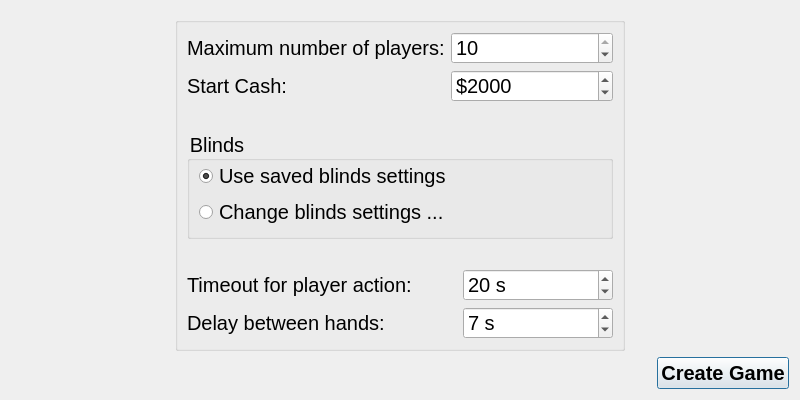
<?xml version="1.0" encoding="UTF-8"?>
<ui version="4.0">
 <class>createNetworkGameDialog</class>
 <widget class="QDialog" name="createNetworkGameDialog">
  <property name="geometry">
   <rect>
    <x>0</x>
    <y>0</y>
    <width>800</width>
    <height>400</height>
   </rect>
  </property>
  <property name="minimumSize">
   <size>
    <width>800</width>
    <height>400</height>
   </size>
  </property>
  <property name="maximumSize">
   <size>
    <width>800</width>
    <height>400</height>
   </size>
  </property>
  <property name="windowTitle">
   <string>Create Network Game</string>
  </property>
  <layout class="QGridLayout">
   <item row="0" column="1">
    <spacer name="verticalSpacer_3">
     <property name="orientation">
      <enum>Qt::Vertical</enum>
     </property>
     <property name="sizeHint" stdset="0">
      <size>
       <width>20</width>
       <height>40</height>
      </size>
     </property>
    </spacer>
   </item>
   <item row="1" column="1">
    <widget class="QGroupBox" name="groupBox">
     <property name="styleSheet">
      <string notr="true">QObject {font-size:20px}</string>
     </property>
     <property name="title">
      <string/>
     </property>
     <layout class="QGridLayout">
      <property name="topMargin">
       <number>9</number>
      </property>
      <item row="5" column="0">
       <widget class="QLabel" name="label_6">
        <property name="styleSheet">
         <string notr="true">QObject {font-size:20px}</string>
        </property>
        <property name="text">
         <string>Timeout for player action:</string>
        </property>
        <property name="buddy">
         <cstring>spinBox_netTimeOutPlayerAction</cstring>
        </property>
       </widget>
      </item>
      <item row="5" column="3">
       <widget class="QSpinBox" name="spinBox_netTimeOutPlayerAction">
        <property name="minimumSize">
         <size>
          <width>150</width>
          <height>0</height>
         </size>
        </property>
        <property name="styleSheet">
         <string notr="true">QObject {font-size:20px}</string>
        </property>
        <property name="suffix">
         <string> s</string>
        </property>
        <property name="minimum">
         <number>0</number>
        </property>
        <property name="maximum">
         <number>60</number>
        </property>
        <property name="value">
         <number>20</number>
        </property>
       </widget>
      </item>
      <item row="1" column="1" colspan="3">
       <widget class="QSpinBox" name="spinBox_startCash">
        <property name="minimumSize">
         <size>
          <width>150</width>
          <height>0</height>
         </size>
        </property>
        <property name="styleSheet">
         <string notr="true">QObject {font-size:20px}</string>
        </property>
        <property name="suffix">
         <string/>
        </property>
        <property name="prefix">
         <string>$</string>
        </property>
        <property name="minimum">
         <number>1000</number>
        </property>
        <property name="maximum">
         <number>1000000</number>
        </property>
        <property name="value">
         <number>2000</number>
        </property>
       </widget>
      </item>
      <item row="1" column="0">
       <widget class="QLabel" name="label_2">
        <property name="styleSheet">
         <string notr="true"/>
        </property>
        <property name="text">
         <string>Start Cash:</string>
        </property>
        <property name="buddy">
         <cstring>spinBox_startCash</cstring>
        </property>
       </widget>
      </item>
      <item row="0" column="1" colspan="3">
       <widget class="QSpinBox" name="spinBox_quantityPlayers">
        <property name="minimumSize">
         <size>
          <width>150</width>
          <height>0</height>
         </size>
        </property>
        <property name="styleSheet">
         <string notr="true"/>
        </property>
        <property name="minimum">
         <number>2</number>
        </property>
        <property name="maximum">
         <number>10</number>
        </property>
        <property name="value">
         <number>10</number>
        </property>
       </widget>
      </item>
      <item row="0" column="0">
       <widget class="QLabel" name="label">
        <property name="styleSheet">
         <string notr="true"/>
        </property>
        <property name="text">
         <string>Maximum number of players:</string>
        </property>
        <property name="buddy">
         <cstring>spinBox_quantityPlayers</cstring>
        </property>
       </widget>
      </item>
      <item row="3" column="0" colspan="4">
       <widget class="QGroupBox" name="groupBox_2">
        <property name="styleSheet">
         <string notr="true">QObject {font-size:20px}</string>
        </property>
        <property name="title">
         <string>Blinds</string>
        </property>
        <layout class="QGridLayout">
         <property name="topMargin">
          <number>0</number>
         </property>
         <item row="1" column="0">
          <widget class="QRadioButton" name="radioButton_changeBlindsSettings">
           <property name="text">
            <string>Change blinds settings ...</string>
           </property>
          </widget>
         </item>
         <item row="0" column="0">
          <widget class="QRadioButton" name="radioButton_useSavedBlindsSettings">
           <property name="text">
            <string>Use saved blinds settings</string>
           </property>
           <property name="checked">
            <bool>true</bool>
           </property>
          </widget>
         </item>
        </layout>
       </widget>
      </item>
      <item row="6" column="0">
       <widget class="QLabel" name="label_5">
        <property name="styleSheet">
         <string notr="true">QObject {font-size:20px}</string>
        </property>
        <property name="text">
         <string>Delay between hands:</string>
        </property>
        <property name="buddy">
         <cstring>spinBox_netDelayBetweenHands</cstring>
        </property>
       </widget>
      </item>
      <item row="6" column="3">
       <widget class="QSpinBox" name="spinBox_netDelayBetweenHands">
        <property name="minimumSize">
         <size>
          <width>150</width>
          <height>0</height>
         </size>
        </property>
        <property name="styleSheet">
         <string notr="true">QObject {font-size:20px}</string>
        </property>
        <property name="suffix">
         <string> s</string>
        </property>
        <property name="minimum">
         <number>5</number>
        </property>
        <property name="maximum">
         <number>20</number>
        </property>
        <property name="value">
         <number>7</number>
        </property>
       </widget>
      </item>
      <item row="2" column="0">
       <spacer name="verticalSpacer">
        <property name="orientation">
         <enum>Qt::Vertical</enum>
        </property>
        <property name="sizeHint" stdset="0">
         <size>
          <width>20</width>
          <height>40</height>
         </size>
        </property>
       </spacer>
      </item>
      <item row="4" column="0">
       <spacer name="verticalSpacer_2">
        <property name="orientation">
         <enum>Qt::Vertical</enum>
        </property>
        <property name="sizeHint" stdset="0">
         <size>
          <width>20</width>
          <height>40</height>
         </size>
        </property>
       </spacer>
      </item>
     </layout>
    </widget>
   </item>
   <item row="1" column="0">
    <spacer name="horizontalSpacer_2">
     <property name="orientation">
      <enum>Qt::Horizontal</enum>
     </property>
     <property name="sizeHint" stdset="0">
      <size>
       <width>40</width>
       <height>20</height>
      </size>
     </property>
    </spacer>
   </item>
   <item row="2" column="0" colspan="3">
    <layout class="QHBoxLayout">
     <property name="spacing">
      <number>6</number>
     </property>
     <property name="margin">
      <number>0</number>
     </property>
     <item>
      <spacer>
       <property name="orientation">
        <enum>Qt::Horizontal</enum>
       </property>
       <property name="sizeHint" stdset="0">
        <size>
         <width>181</width>
         <height>20</height>
        </size>
       </property>
      </spacer>
     </item>
     <item>
      <widget class="QPushButton" name="pushButton_createGame">
       <property name="styleSheet">
        <string notr="true">QObject {font: bold 20px}</string>
       </property>
       <property name="text">
        <string>Create Game</string>
       </property>
      </widget>
     </item>
    </layout>
   </item>
   <item row="1" column="2">
    <spacer name="horizontalSpacer">
     <property name="orientation">
      <enum>Qt::Horizontal</enum>
     </property>
     <property name="sizeHint" stdset="0">
      <size>
       <width>40</width>
       <height>20</height>
      </size>
     </property>
    </spacer>
   </item>
  </layout>
 </widget>
 <tabstops>
  <tabstop>spinBox_quantityPlayers</tabstop>
  <tabstop>spinBox_startCash</tabstop>
  <tabstop>radioButton_useSavedBlindsSettings</tabstop>
  <tabstop>radioButton_changeBlindsSettings</tabstop>
  <tabstop>pushButton_createGame</tabstop>
 </tabstops>
 <resources/>
 <connections>
  <connection>
   <sender>pushButton_createGame</sender>
   <signal>clicked()</signal>
   <receiver>createNetworkGameDialog</receiver>
   <slot>accept()</slot>
   <hints>
    <hint type="sourcelabel">
     <x>223</x>
     <y>292</y>
    </hint>
    <hint type="destinationlabel">
     <x>87</x>
     <y>215</y>
    </hint>
   </hints>
  </connection>
 </connections>
</ui>
